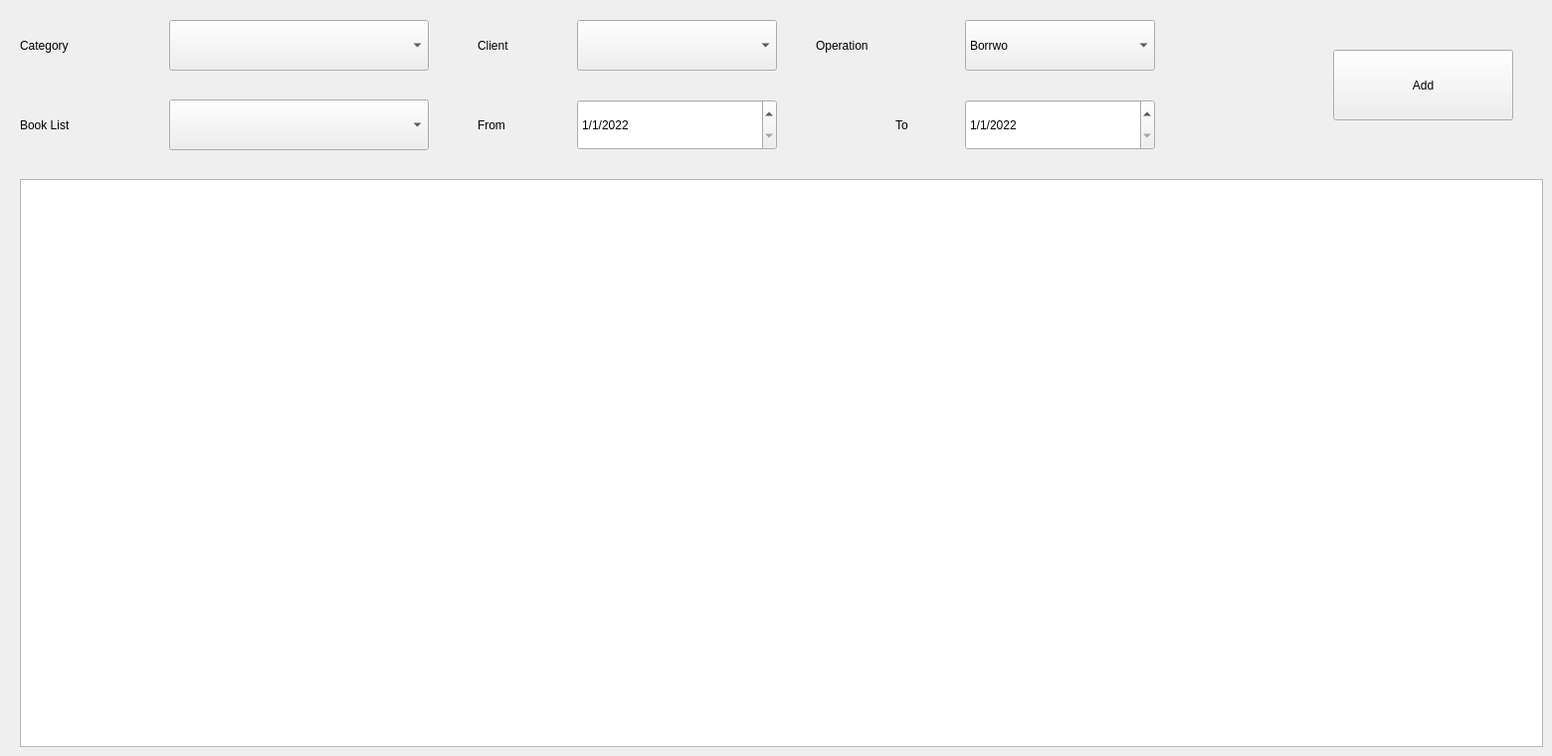
    <widget class="QWidget" name="tab">
     <attribute name="title">
      <string>Tab 1</string>
     </attribute>
     <widget class="QComboBox" name="operation_today">
      <property name="geometry">
       <rect>
        <x>970</x>
        <y>20</y>
        <width>191</width>
        <height>51</height>
       </rect>
      </property>
      <property name="styleSheet">
       <string notr="true">font: 75 20pt &quot;Times New Roman&quot;;</string>
      </property>
      <item>
       <property name="text">
        <string>Borrwo</string>
       </property>
      </item>
      <item>
       <property name="text">
        <string>Retrive</string>
       </property>
      </item>
     </widget>
     <widget class="QPushButton" name="add_operation_today_btn">
      <property name="geometry">
       <rect>
        <x>1340</x>
        <y>50</y>
        <width>181</width>
        <height>71</height>
       </rect>
      </property>
      <property name="styleSheet">
       <string notr="true">font: 75 20pt &quot;Times New Roman&quot;;</string>
      </property>
      <property name="text">
       <string>Add</string>
      </property>
     </widget>
     <widget class="QTableWidget" name="daily_operation_table">
      <property name="geometry">
       <rect>
        <x>20</x>
        <y>180</y>
        <width>1531</width>
        <height>571</height>
       </rect>
      </property>
      <property name="styleSheet">
       <string notr="true">font: 75 20pt &quot;Times New Roman&quot;;</string>
      </property>
      <property name="horizontalScrollBarPolicy">
       <enum>Qt::ScrollBarAlwaysOff</enum>
      </property>
      <property name="wordWrap">
       <bool>false</bool>
      </property>
      <property name="columnCount">
       <number>7</number>
      </property>
      <attribute name="horizontalHeaderVisible">
       <bool>false</bool>
      </attribute>
      <attribute name="horizontalHeaderCascadingSectionResizes">
       <bool>false</bool>
      </attribute>
      <attribute name="horizontalHeaderDefaultSectionSize">
       <number>227</number>
      </attribute>
      <attribute name="horizontalHeaderMinimumSectionSize">
       <number>110</number>
      </attribute>
      <attribute name="verticalHeaderCascadingSectionResizes">
       <bool>false</bool>
      </attribute>
      <attribute name="verticalHeaderDefaultSectionSize">
       <number>47</number>
      </attribute>
      <attribute name="verticalHeaderMinimumSectionSize">
       <number>47</number>
      </attribute>
      <column>
       <property name="text">
        <string>Code</string>
       </property>
       <property name="textAlignment">
        <set>AlignCenter</set>
       </property>
      </column>
      <column>
       <property name="text">
        <string>Title</string>
       </property>
       <property name="textAlignment">
        <set>AlignCenter</set>
       </property>
      </column>
      <column>
       <property name="text">
        <string>Category</string>
       </property>
       <property name="textAlignment">
        <set>AlignCenter</set>
       </property>
      </column>
      <column>
       <property name="text">
        <string>Client</string>
       </property>
       <property name="textAlignment">
        <set>AlignCenter</set>
       </property>
      </column>
      <column>
       <property name="text">
        <string>From</string>
       </property>
       <property name="textAlignment">
        <set>AlignCenter</set>
       </property>
      </column>
      <column>
       <property name="text">
        <string>To</string>
       </property>
       <property name="textAlignment">
        <set>AlignCenter</set>
       </property>
      </column>
      <column>
       <property name="text">
        <string>Operation</string>
       </property>
       <property name="textAlignment">
        <set>AlignCenter</set>
       </property>
      </column>
     </widget>
     <widget class="QComboBox" name="book_list_today">
      <property name="geometry">
       <rect>
        <x>170</x>
        <y>100</y>
        <width>261</width>
        <height>51</height>
       </rect>
      </property>
      <property name="styleSheet">
       <string notr="true">font: 75 20pt &quot;Times New Roman&quot;;</string>
      </property>
      <property name="currentIndex">
       <number>-1</number>
      </property>
      <property name="maxCount">
       <number>2147483647</number>
      </property>
     </widget>
     <widget class="QLabel" name="label_26">
      <property name="geometry">
       <rect>
        <x>20</x>
        <y>100</y>
        <width>141</width>
        <height>51</height>
       </rect>
      </property>
      <property name="styleSheet">
       <string notr="true">font: 20pt &quot;Times New Roman&quot;;</string>
      </property>
      <property name="text">
       <string>Book List</string>
      </property>
     </widget>
     <widget class="QLabel" name="label_27">
      <property name="geometry">
       <rect>
        <x>820</x>
        <y>20</y>
        <width>141</width>
        <height>51</height>
       </rect>
      </property>
      <property name="styleSheet">
       <string notr="true">font: 20pt &quot;Times New Roman&quot;;</string>
      </property>
      <property name="text">
       <string>Operation</string>
      </property>
     </widget>
     <widget class="QLabel" name="label_28">
      <property name="geometry">
       <rect>
        <x>480</x>
        <y>20</y>
        <width>91</width>
        <height>51</height>
       </rect>
      </property>
      <property name="styleSheet">
       <string notr="true">font: 20pt &quot;Times New Roman&quot;;</string>
      </property>
      <property name="text">
       <string>Client</string>
      </property>
     </widget>
     <widget class="QComboBox" name="client_today">
      <property name="geometry">
       <rect>
        <x>580</x>
        <y>20</y>
        <width>201</width>
        <height>51</height>
       </rect>
      </property>
      <property name="styleSheet">
       <string notr="true">font: 75 20pt &quot;Times New Roman&quot;;</string>
      </property>
      <property name="currentIndex">
       <number>-1</number>
      </property>
      <property name="maxCount">
       <number>2147483647</number>
      </property>
     </widget>
     <widget class="QLabel" name="label_29">
      <property name="geometry">
       <rect>
        <x>20</x>
        <y>20</y>
        <width>141</width>
        <height>51</height>
       </rect>
      </property>
      <property name="styleSheet">
       <string notr="true">font: 20pt &quot;Times New Roman&quot;;</string>
      </property>
      <property name="text">
       <string>Category</string>
      </property>
     </widget>
     <widget class="QComboBox" name="cate_today">
      <property name="geometry">
       <rect>
        <x>170</x>
        <y>20</y>
        <width>261</width>
        <height>51</height>
       </rect>
      </property>
      <property name="styleSheet">
       <string notr="true">font: 75 20pt &quot;Times New Roman&quot;;</string>
      </property>
      <property name="currentIndex">
       <number>-1</number>
      </property>
      <property name="maxCount">
       <number>2147483647</number>
      </property>
     </widget>
     <widget class="QLabel" name="label_30">
      <property name="geometry">
       <rect>
        <x>480</x>
        <y>100</y>
        <width>71</width>
        <height>51</height>
       </rect>
      </property>
      <property name="styleSheet">
       <string notr="true">font: 20pt &quot;Times New Roman&quot;;</string>
      </property>
      <property name="text">
       <string>From</string>
      </property>
     </widget>
     <widget class="QDateEdit" name="from_date_today">
      <property name="geometry">
       <rect>
        <x>580</x>
        <y>100</y>
        <width>201</width>
        <height>51</height>
       </rect>
      </property>
      <property name="styleSheet">
       <string notr="true">font: 16pt &quot;Times New Roman&quot;;</string>
      </property>
      <property name="maximumDate">
       <date>
        <year>2100</year>
        <month>12</month>
        <day>31</day>
       </date>
      </property>
      <property name="minimumDate">
       <date>
        <year>2022</year>
        <month>1</month>
        <day>1</day>
       </date>
      </property>
      <property name="displayFormat">
       <string>d/M/yyyy</string>
      </property>
     </widget>
     <widget class="QLabel" name="label_31">
      <property name="geometry">
       <rect>
        <x>900</x>
        <y>100</y>
        <width>41</width>
        <height>51</height>
       </rect>
      </property>
      <property name="styleSheet">
       <string notr="true">font: 20pt &quot;Times New Roman&quot;;</string>
      </property>
      <property name="text">
       <string>To</string>
      </property>
     </widget>
     <widget class="QDateEdit" name="to_date_today">
      <property name="geometry">
       <rect>
        <x>970</x>
        <y>100</y>
        <width>191</width>
        <height>51</height>
       </rect>
      </property>
      <property name="styleSheet">
       <string notr="true">font: 16pt &quot;Times New Roman&quot;;</string>
      </property>
      <property name="maximumDate">
       <date>
        <year>2100</year>
        <month>12</month>
        <day>31</day>
       </date>
      </property>
      <property name="minimumDate">
       <date>
        <year>2022</year>
        <month>1</month>
        <day>1</day>
       </date>
      </property>
      <property name="currentSection">
       <enum>QDateTimeEdit::DaySection</enum>
      </property>
      <property name="displayFormat">
       <string>d/M/yyyy</string>
      </property>
     </widget>
    </widget>
